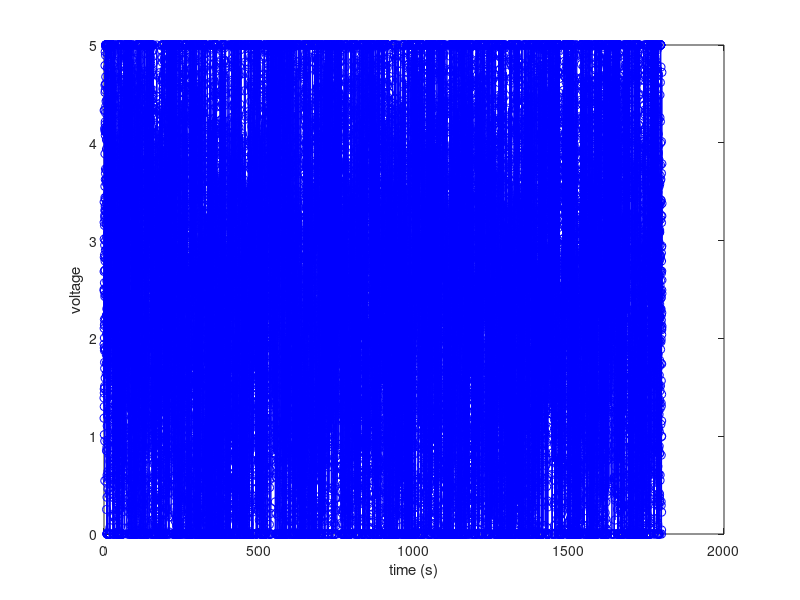
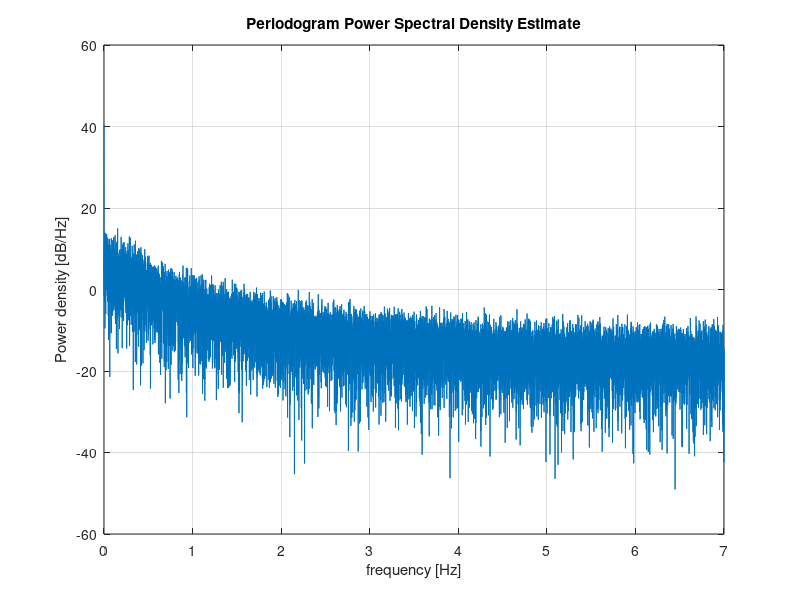

The MATLAB script that drew these images, in order:
fps = 14;
frame_count = 25200;
correlationTime = .5;
sigma = 2; %the standard deviation
minVoltage = 0;
maxVoltage = 5;
currentVoltage = 2.5; %in this case, the average voltage


voltages = zeros(1,frame_count);
A = exp(-(1/fps)/correlationTime);
voltages(1,1) = 0; %the initial voltage is 0, we will offset later

for frame = 2:frame_count
    voltages(1,frame) = A*voltages(1,frame-1) + (randn(1)*sqrt(sigma^2*(1-(A^2))));
    %voltages(1,frame) = (randn(1)*sqrt(sigma^2*(1-(A^2))));
end

%offset
voltages = voltages + currentVoltage;

%make sure the signal does not go out of bounds
voltages(voltages<minVoltage) = minVoltage;
voltages(voltages>maxVoltage) = maxVoltage;

figure
plot(0:1/fps:(frame_count-1)/fps, voltages, 'bo-')
xlabel('time (s)') % x-axis label
ylabel('voltage') % y-axis label


N = length(voltages);
xdft = fft(voltages);
xdft = xdft(1:N/2+1);
psdx = (1/(frame_count*N)) * abs(xdft).^2;
psdx(2:end-1) = 2*psdx(2:end-1);
freq = 0:frame_count/length(voltages):frame_count/2;

figure;
% plot(freq(1:100),10*log10(psdx(1:100)))
% grid on
% title('Periodogram Using FFT')
% xlabel('Frequency (Hz)')
% ylabel('Power/Frequency (dB/Hz)')

periodogram(voltages,rectwin(length(voltages)),length(voltages),fps, 'power')